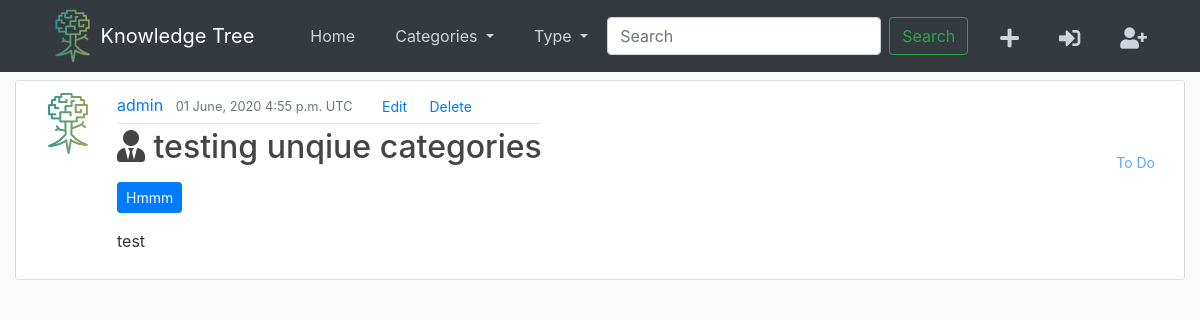
Page /post/25/ on the committed database.
### feed/models.py (models this page shows, shortened)
class Post(models.Model):
	type_choices = [
		('book', 'Book'),
		('doc', 'Documentary'),
		('thinker', 'Thinker/Person'),
		('misc','Other/Miscellaneous'),
		(None, 'Select type...')
	]
	rating_choices = [
		(1, 1),
		(2, 2),
		(3, 3),
		(4, 4),
		(5, 5)
	]
	status_choices = [
		('to do', 'to do'),
		('in progress', 'in progress'),
		('completed', 'completed')
	]
	title = models.CharField(max_length=100)
	note_type = models.CharField(max_length=100,choices=type_choices,null=True)
	category = models.CharField(max_length=100, null=True)
	author = models.CharField(max_length=100, default='', blank=True)
	notes = RichTextField()
	status = models.CharField(
		max_length=100,
		choices=status_choices,
		default='to do'
		)
	rating = models.IntegerField(
		choices=rating_choices,
		default=5
	)
	date_posted = models.DateTimeField(default=timezone.now)
	posted_by = models.ForeignKey(User, on_delete=models.CASCADE)

### feed/views.py (the view)
# urls.py: path('post/<int:pk>/', PostDetailView.as_view(), name='post-detail'),
class PostDetailView(DetailView):
	model = Post
	context_object_name = 'post'

### feed/templatetags/my_extras.py (called while the page is built)
@register.filter(name="format_category")
def get_categories(data):
	categories = [c.title() for c in data.split(',')]
	return sorted(categories)

### feed/templates/feed/post_detail.html (shortened to what this page needs)
{% extends "feed/base.html" %}
{% load my_extras %}
{% load static %}
{% block content %}
<div class="container-fluid">
		<article class="media content-section">
			<img class="rounded-circle article-img" src = "{% static 'img/logo.png' %}">
		  <div>
		    <div class="article-metadata">
		      <a class="mr-2" href="">{{ post.posted_by }}</a>
		      <small class="text-muted">{{ post.date_posted|date:"d F, Y P e" }}</small>
		        <a href="{% url 'post-edit' post.id%}" class="btn btn-default btn-sm ml-3">Edit</a>
		    <a href="#" class="btn btn-default btn-sm">Delete</a>
		    </div>
		    <h2>
		    {% if post.note_type == "book" %}
		    <span class="fas fa-book"></span>
		    {% elif post.note_type == "doc" %}
		    <span class="fas fa-video"></span>
		    {% else %}
		    <span class="fas fa-user-tie"></span>
		    {% endif %}
		    <a class="article-title" href="">{{ post.title }}</a>
			</h2>
		    <p class="pt-2">
		    	{% for category in post.category|format_category %}
		    	<a href="#" class="btn btn-primary btn-sm">{{ category }}</a>
		    	{% endfor %}
		    </p>
		    <p class="article-content">{{ post.notes | safe }}</p>
		  </div>
	  	    <div class="ml-auto pt-5">
		    <p class="pt-2"><a href="#" class="btn btn-default disabled btn-sm">
		    {{ post.status|title }}</a></p>
			</div>
		</article>
</div>
{% endblock content %}

### feed/static/feed/main.css (style rules this page uses)
body { background: #fafafa; color: #333333; margin-top: 5rem; }
h1, h2, h3, h4, h5, h6 { color: #444444; }
.content-section { background: #ffffff; padding: 10px 20px; border: 1px solid #dddddd; border-radius: 3px; margin-bottom: 20px; }
.article-title { color: #444444; }
.article-content { white-space: pre-line; }
.article-img { height: 65px; width: 65px; margin-right: 16px; }
.article-metadata { padding-bottom: 1px; margin-bottom: 4px; border-bottom: 1px solid #e3e3e3 }

### rows in the picture
Post: posted_by "admin", date_posted "01 June, 2020 4:55 p.m. UTC", title "testing unqiue categories", category "Hmmm", notes "test", status "To Do"
